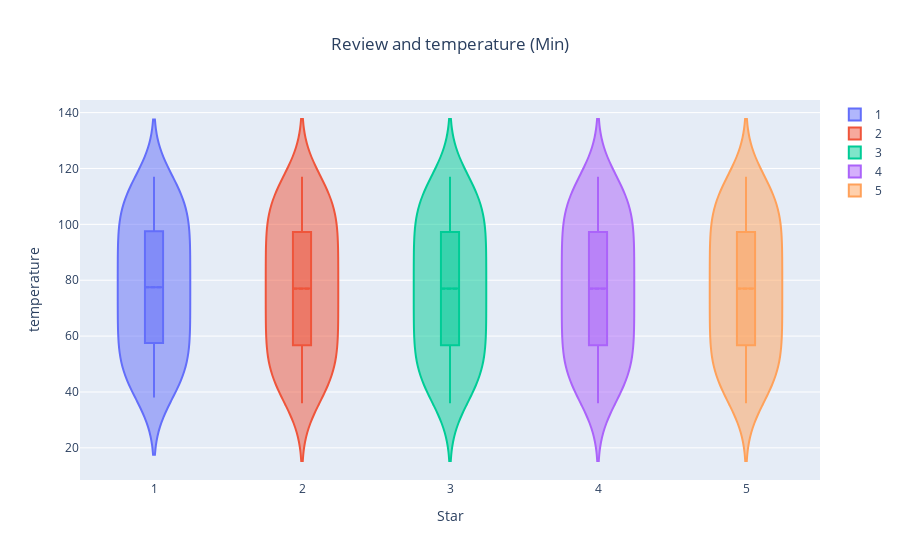

Notebook code cell kept with this figure:
### Code cell
#review and temperature
review_groupby_precipitation = df_review.groupby(['stars','min'])['count_review'].sum().reset_index()

fig = go.Figure()

stars = ['1','2','3','4','5']

for star in stars:
    fig.add_trace(go.Violin(x=review_groupby_precipitation['stars'][review_groupby_precipitation['stars'] == star],
                            y=review_groupby_precipitation['min'][review_groupby_precipitation['stars'] == star],
                            name=star,
                            box_visible=True,
                            meanline_visible=True))

fig.update_layout(
    xaxis_title="Star", yaxis_title="temperature")

fig.update_layout(
    title='Review and temperature (Min)',
    title_x=0.5)
fig.show()
fig.write_image("E:/Zahra - Data Bootcamp/final-project ZH/output/review_temp.png")

### Figure 1 — Plotly figure (JSON) as saved in the notebook; plotly's stock layout.template omitted (floating-point values rounded to 4 significant figures)
{"data": [{"box": {"visible": true}, "meanline": {"visible": true}, "name": "1", "type": "violin", "x": ["1", "1", "1", "1", "1", "1", "1", "1", "1", "1", "1", "1", "1", "1", "1", "1", "1", "1", "1", "1", "1", "1", "1", "1", "1", "1", "1", "1", "1", "1", "1", "1", "1", "1", "1", "1", "1", "1", "1", "1", "1", "1", "1", "1", "1", "1", "1", "1", "1", "1", "1", "1", "1", "1", "1", "1", "1", "1", "1", "1", "1", "1", "1", "1", "1", "1", "1", "1", "1", "1", "1", "1", "1", "1", "1", "1", "1", "1", "1", "1"], "y": [38, 39, 40, 41, 42, 43, 44, 45, 46, 47, 48, 49, 50, 51, 52, 53, 54, 55, 56, 57, 58, 59, 60, 61, 62, 63, 64, 65, 66, 67, 68, 69, 70, 71, 72, 73, 74, 75, 76, 77, 78, 79, 80, 81, 82, 83, 84, 85, 86, 87, 88, 89, 90, 91, 92, 93, 94, 95, 96, 97, 98, 99, 100, 101, 102, 103, 104, 105, 106, 107, 108, 109, 110, 111, 112, 113, 114, 115, 116, 117]}, {"box": {"visible": true}, "meanline": {"visible": true}, "name": "2", "type": "violin", "x": ["2", "2", "2", "2", "2", "2", "2", "2", "2", "2", "2", "2", "2", "2", "2", "2", "2", "2", "2", "2", "2", "2", "2", "2", "2", "2", "2", "2", "2", "2", "2", "2", "2", "2", "2", "2", "2", "2", "2", "2", "2", "2", "2", "2", "2", "2", "2", "2", "2", "2", "2", "2", "2", "2", "2", "2", "2", "2", "2", "2", "2", "2", "2", "2", "2", "2", "2", "2", "2", "2", "2", "2", "2", "2", "2", "2", "2", "2", "2", "2", "2"], "y": [36, 38, 39, 40, 41, 42, 43, 44, 45, 46, 47, 48, 49, 50, 51, 52, 53, 54, 55, 56, 57, 58, 59, 60, 61, 62, 63, 64, 65, 66, 67, 68, 69, 70, 71, 72, 73, 74, 75, 76, 77, 78, 79, 80, 81, 82, 83, 84, 85, 86, 87, 88, 89, 90, 91, 92, 93, 94, 95, 96, 97, 98, 99, 100, 101, 102, 103, 104, 105, 106, 107, 108, 109, 110, 111, 112, 113, 114, 115, 116, 117]}, {"box": {"visible": true}, "meanline": {"visible": true}, "name": "3", "type": "violin", "x": ["3", "3", "3", "3", "3", "3", "3", "3", "3", "3", "3", "3", "3", "3", "3", "3", "3", "3", "3", "3", "3", "3", "3", "3", "3", "3", "3", "3", "3", "3", "3", "3", "3", "3", "3", "3", "3", "3", "3", "3", "3", "3", "3", "3", "3", "3", "3", "3", "3", "3", "3", "3", "3", "3", "3", "3", "3", "3", "3", "3", "3", "3", "3", "3", "3", "3", "3", "3", "3", "3", "3", "3", "3", "3", "3", "3", "3", "3", "3", "3", "3"], "y": [36, 38, 39, 40, 41, 42, 43, 44, 45, 46, 47, 48, 49, 50, 51, 52, 53, 54, 55, 56, 57, 58, 59, 60, 61, 62, 63, 64, 65, 66, 67, 68, 69, 70, 71, 72, 73, 74, 75, 76, 77, 78, 79, 80, 81, 82, 83, 84, 85, 86, 87, 88, 89, 90, 91, 92, 93, 94, 95, 96, 97, 98, 99, 100, 101, 102, 103, 104, 105, 106, 107, 108, 109, 110, 111, 112, 113, 114, 115, 116, 117]}, {"box": {"visible": true}, "meanline": {"visible": true}, "name": "4", "type": "violin", "x": ["4", "4", "4", "4", "4", "4", "4", "4", "4", "4", "4", "4", "4", "4", "4", "4", "4", "4", "4", "4", "4", "4", "4", "4", "4", "4", "4", "4", "4", "4", "4", "4", "4", "4", "4", "4", "4", "4", "4", "4", "4", "4", "4", "4", "4", "4", "4", "4", "4", "4", "4", "4", "4", "4", "4", "4", "4", "4", "4", "4", "4", "4", "4", "4", "4", "4", "4", "4", "4", "4", "4", "4", "4", "4", "4", "4", "4", "4", "4", "4", "4"], "y": [36, 38, 39, 40, 41, 42, 43, 44, 45, 46, 47, 48, 49, 50, 51, 52, 53, 54, 55, 56, 57, 58, 59, 60, 61, 62, 63, 64, 65, 66, 67, 68, 69, 70, 71, 72, 73, 74, 75, 76, 77, 78, 79, 80, 81, 82, 83, 84, 85, 86, 87, 88, 89, 90, 91, 92, 93, 94, 95, 96, 97, 98, 99, 100, 101, 102, 103, 104, 105, 106, 107, 108, 109, 110, 111, 112, 113, 114, 115, 116, 117]}, {"box": {"visible": true}, "meanline": {"visible": true}, "name": "5", "type": "violin", "x": ["5", "5", "5", "5", "5", "5", "5", "5", "5", "5", "5", "5", "5", "5", "5", "5", "5", "5", "5", "5", "5", "5", "5", "5", "5", "5", "5", "5", "5", "5", "5", "5", "5", "5", "5", "5", "5", "5", "5", "5", "5", "5", "5", "5", "5", "5", "5", "5", "5", "5", "5", "5", "5", "5", "5", "5", "5", "5", "5", "5", "5", "5", "5", "5", "5", "5", "5", "5", "5", "5", "5", "5", "5", "5", "5", "5", "5", "5", "5", "5", "5"], "y": [36, 38, 39, 40, 41, 42, 43, 44, 45, 46, 47, 48, 49, 50, 51, 52, 53, 54, 55, 56, 57, 58, 59, 60, 61, 62, 63, 64, 65, 66, 67, 68, 69, 70, 71, 72, 73, 74, 75, 76, 77, 78, 79, 80, 81, 82, 83, 84, 85, 86, 87, 88, 89, 90, 91, 92, 93, 94, 95, 96, 97, 98, 99, 100, 101, 102, 103, 104, 105, 106, 107, 108, 109, 110, 111, 112, 113, 114, 115, 116, 117]}], "layout": {"title": {"text": "Review and temperature (Min)", "x": 0.5}, "xaxis": {"title": {"text": "Star"}}, "yaxis": {"title": {"text": "temperature"}}}}
